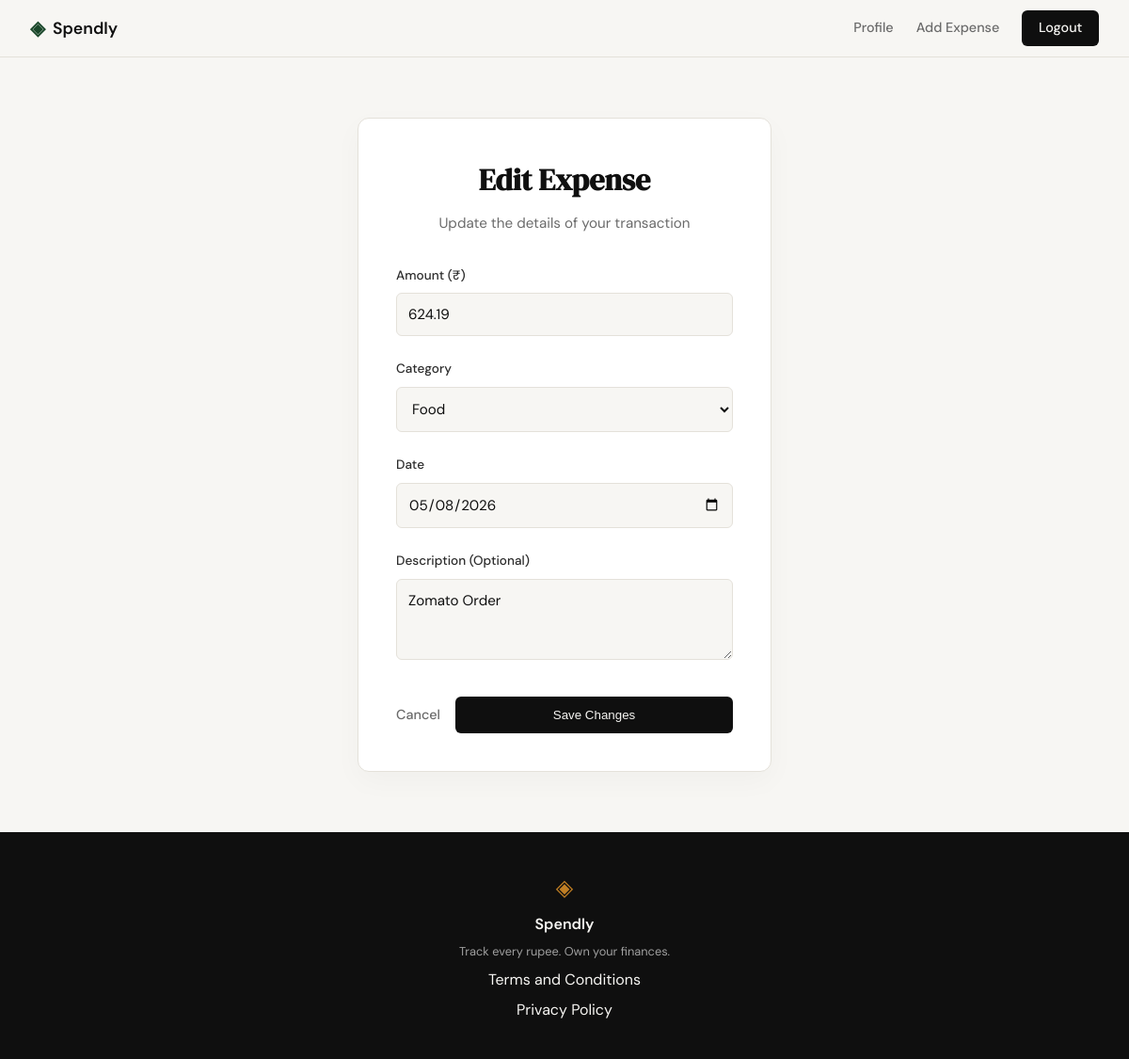
Screenshot of /expenses/17/edit (signed in) with the database file from the repository.
### tables this page shows
CREATE TABLE expenses (
                id INTEGER PRIMARY KEY AUTOINCREMENT,
                user_id INTEGER NOT NULL,
                amount REAL NOT NULL,
                category TEXT NOT NULL,
                date TEXT NOT NULL,
                description TEXT,
                created_at TEXT DEFAULT (datetime('now')),
                FOREIGN KEY (user_id) REFERENCES users (id)
            );

### app.py (the view, shortened to what this page needs)
@app.route("/expenses/<int:id>/edit", methods=["GET", "POST"])
@login_required
def edit_expense(id):
    uid = session["user_id"]
    expense = get_expense_by_id(id, uid)
    if not expense:
        abort(404)
    allowed_categories = [
        "Food",
        "Transport",
        "Bills",
        "Health",
        "Entertainment",
        "Shopping",
        "Other",
    ]
    return render_template(
        "edit_expense.html", expense=expense, categories=allowed_categories
    )

### app.py (called while the page is built)
def login_required(f):
    @wraps(f)
    def decorated_function(*args, **kwargs):
        if "user_id" not in session:
            flash("Please sign in to access this page.")
            return redirect(url_for("login"))
        return f(*args, **kwargs)
    return decorated_function

### database/db.py (called while the page is built)
def get_db():
    conn = sqlite3.connect(DB_PATH)
    conn.row_factory = sqlite3.Row
    conn.execute("PRAGMA foreign_keys = ON")
    return conn

### database/queries.py (called while the page is built)
def get_expense_by_id(expense_id, user_id):
    with get_db() as conn:
        row = conn.execute(
            "SELECT id, amount, category, date, description FROM expenses WHERE id = ? AND user_id = ?",
            (expense_id, user_id),
        ).fetchone()
        return row

### templates/edit_expense.html (shortened to what this page needs)
{% extends "base.html" %}
{% block content %}
<div class="edit-expense-container">
    <div class="form-card">
        <h1>Edit Expense</h1>
        <p class="form-subtitle">Update the details of your transaction</p>
        <form action="{{ url_for('edit_expense', id=expense.id) }}" method="POST" class="expense-form">
            <div class="form-group">
                <label for="amount">Amount (₹)</label>
                <input type="number" id="amount" name="amount" step="0.01" min="0.01"
                       class="form-input" value="{{ request.form.get('amount', expense.amount) }}" required
                       placeholder="0.00">
            </div>
            <div class="form-group">
                <label for="category">Category</label>
                <select id="category" name="category" required>
                    {% for cat in categories %}
                        <option value="{{ cat }}" {% if request.form.get('category', expense.category) == cat %}selected{% endif %}>{{ cat }}</option>
                    {% endfor %}
                </select>
            </div>
            <div class="form-group">
                <label for="date">Date</label>
                <input type="date" id="date" name="date" class="form-input"
                       value="{{ request.form.get('date', expense.date) }}" required>
            </div>
            <div class="form-group">
                <label for="description">Description (Optional)</label>
                <textarea id="description" name="description" rows="3"
                          placeholder="What was this for?">{{ request.form.get('description', expense.description or '') }}</textarea>
            </div>
            <div class="form-actions">
                <a href="{{ url_for('profile') }}" class="btn-cancel">Cancel</a>
                <button type="submit" class="btn-save">Save Changes</button>
            </div>
        </form>
    </div>
</div>
{% endblock %}

### static/css/style.css (style rules this page uses)
:root { --ink: #0f0f0f; --ink-soft: #2d2d2d; --ink-muted: #6b6b6b; --ink-faint: #a0a0a0; --paper: #f7f6f3; --paper-warm: #f0ede6; --paper-card: #ffffff; --accent: #1a472a; --accent-light: #e8f0eb; --accent-2: #c17f24; --accent-2-light: #fdf3e3; --danger: #c0392b; --danger-light: #fdecea; --border: #e4e1da; --border-soft: #eeebe4; --font-display: 'DM Serif Display', Georgia, serif; --font-body: 'DM Sans', system-ui, sans-serif; --max-width: 1200px; --auth-width: 440px; --radius-sm: 6px; --radius-md: 12px; --radius-lg: 20px; }
*, *::before, *::after { box-sizing: border-box; margin: 0; padding: 0; }
html { font-size: 16px; scroll-behavior: smooth; }
body { background: var(--paper); color: var(--ink); font-family: var(--font-body); font-size: 1rem; line-height: 1.6; -webkit-font-smoothing: antialiased; }
a { color: inherit; text-decoration: none; }
.form-group { margin-bottom: 1.25rem; }
.form-group label { display: block; font-size: 0.85rem; font-weight: 500; color: var(--ink-soft); margin-bottom: 0.4rem; }
.form-input { width: 100%; padding: 0.6rem 0.875rem; border: 1px solid var(--border); border-radius: var(--radius-sm); font-family: var(--font-body); font-size: 0.95rem; color: var(--ink); background: var(--paper); outline: none; transition: border-color 0.2s; }
.form-input::placeholder { color: var(--ink-faint); }

### templates/edit_expense.html (style rules this page uses)
.edit-expense-container { display: flex; justify-content: center; padding: 4rem 2rem; }
.form-card { background: var(--paper-card); border: 1px solid var(--border); border-radius: var(--radius-md); padding: 2.5rem; width: 100%; max-width: var(--auth-width); box-shadow: 0 10px 30px rgba(0, 0, 0, 0.03); }
.form-card h1 { font-family: var(--font-display); font-size: 2rem; color: var(--ink); margin-bottom: 0.5rem; text-align: center; }
.form-subtitle { text-align: center; color: var(--ink-muted); font-size: 0.95rem; margin-bottom: 2rem; }
.expense-form .form-group { margin-bottom: 1.5rem; }
.expense-form .form-group label { display: block; font-size: 0.85rem; font-weight: 500; color: var(--ink-soft); margin-bottom: 0.5rem; }
.expense-form .form-input, .expense-form select, .expense-form textarea { width: 100%; padding: 0.75rem; border: 1px solid var(--border); border-radius: var(--radius-sm); font-family: var(--font-body); font-size: 0.95rem; color: var(--ink); background: var(--paper); outline: none; transition: border-color 0.2s; }
.form-actions { display: flex; align-items: center; justify-content: space-between; gap: 1rem; margin-top: 2rem; }
.btn-save { background: var(--ink); color: var(--paper); padding: 0.75rem 1.5rem; border-radius: var(--radius-sm); font-weight: 500; cursor: pointer; border: none; transition: background 0.2s; flex: 1; }
.btn-cancel { color: var(--ink-muted); font-size: 0.9rem; font-weight: 500; transition: color 0.2s; }

### rows the page displays
expenses: amount "624.19", category "Food", date "05/08/2026", description "Zomato Order"
